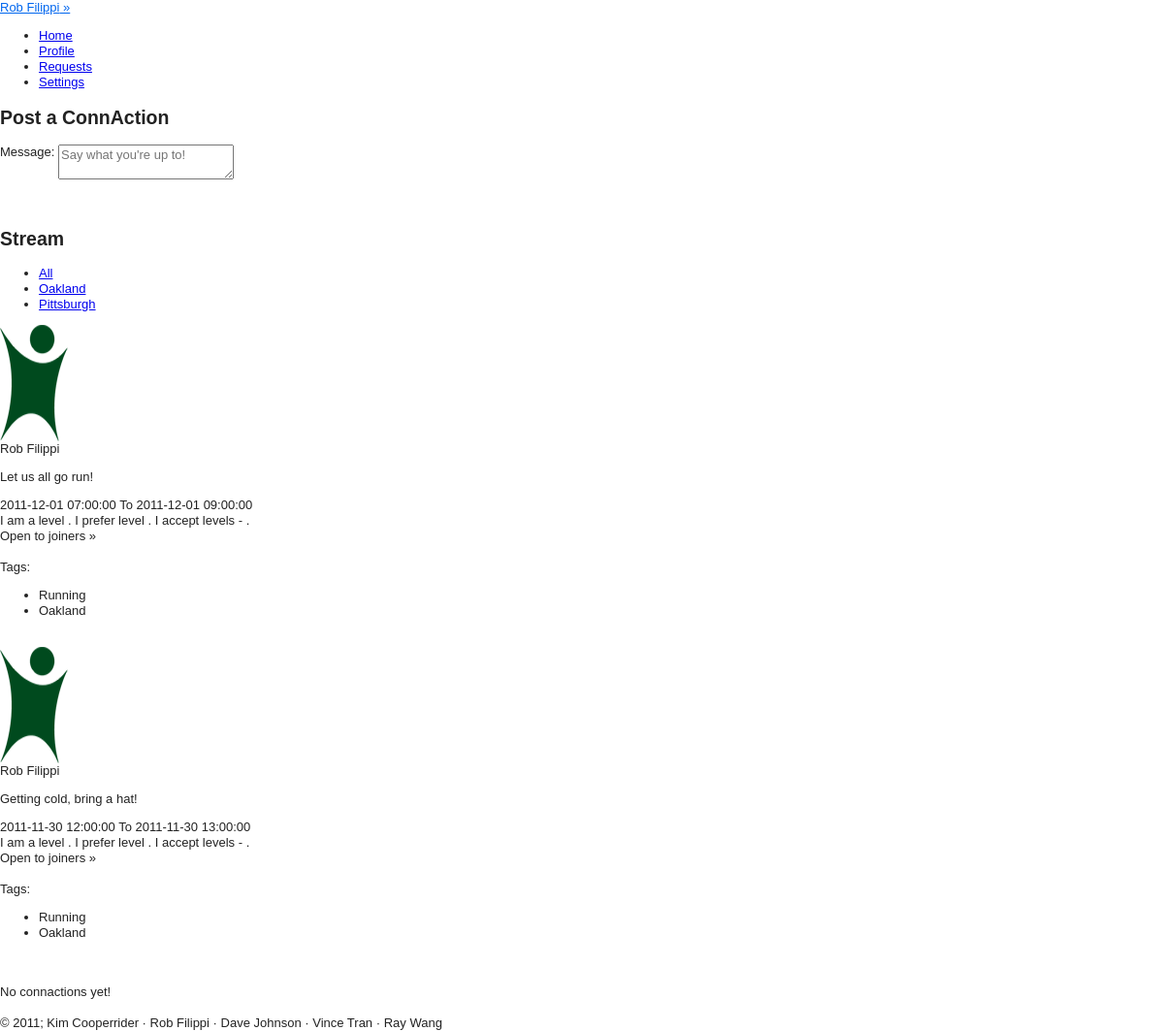
Screenshot of /views/home.php (signed in) with the database file from the repository.
### tables this page shows
CREATE TABLE IF NOT EXISTS `users` (
  `USER_ID` int(11) NOT NULL AUTO_INCREMENT,
  `PASSWORD` varchar(100) NOT NULL,
  `FIRST_NAME` char(20) DEFAULT NULL,
  `LAST_NAME` char(20) DEFAULT NULL,
  `STREET` varchar(25) DEFAULT NULL,
  `CITY` char(20) DEFAULT NULL,
  `STATE` char(2) DEFAULT NULL,
  `ZIP` int(11) DEFAULT NULL,
  `PHONE` char(12) DEFAULT NULL,
  `INTERESTS` varchar(4000) DEFAULT NULL,
  `PROFILE_PIC` varchar(45) NOT NULL DEFAULT 'public/images/avatar.png',
  `email` varchar(25) DEFAULT NULL,
  `DOB` date DEFAULT NULL,
  `GENDER` char(1) DEFAULT NULL,
  PRIMARY KEY (`USER_ID`)
);

CREATE TABLE IF NOT EXISTS `connactions` (
  `CONNACTION_ID` int(11) NOT NULL AUTO_INCREMENT,
  `POST_TIME` date NOT NULL,
  `USER_ID` int(11) NOT NULL,
  `LOCATION` varchar(255) NOT NULL,
  `START_TIME` datetime DEFAULT NULL,
  `MESSAGE` varchar(4000) DEFAULT NULL,
  `END_TIME` datetime DEFAULT NULL,
  `UNIQUE_NETWORK_ID` int(11) NOT NULL,
  `IS_PRIVATE` int(11) DEFAULT '0',
  PRIMARY KEY (`CONNACTION_ID`)
);

CREATE TABLE IF NOT EXISTS `unique_networks` (
  `UNIQUE_NETWORK_ID` int(11) NOT NULL AUTO_INCREMENT,
  `NETWORK_ID` int(11) DEFAULT NULL,
  `ACTIVITY_ID` int(11) DEFAULT NULL,
  PRIMARY KEY (`UNIQUE_NETWORK_ID`)
);

CREATE TABLE IF NOT EXISTS `activities` (
  `ACTIVITY_ID` int(11) NOT NULL AUTO_INCREMENT,
  `ACTIVITY_NAME` varchar(20) NOT NULL,
  PRIMARY KEY (`ACTIVITY_ID`)
);

CREATE TABLE IF NOT EXISTS `networks` (
  `NETWORK_ID` int(11) NOT NULL AUTO_INCREMENT,
  `AREA` varchar(25) NOT NULL,
  `STATE` varchar(2) NOT NULL,
  PRIMARY KEY (`NETWORK_ID`)
);

### views/config.php (called while the page is built, shortened)
<?php
include("functions_connactions.php");
	function cookieExists(){
		if(isset($_COOKIE['ID_my_site']))
			return TRUE;
		else
			return FALSE;
	}
	function validCookie(){
		$username = $_COOKIE['ID_my_site'];
		$pass = $_COOKIE['Key_my_site'];
		$info = getDatabaseInfo("users", "email", $username);
			if ($pass != $info['PASSWORD']) {
				return FALSE;
			}
			else{
				return TRUE;
 			}
	}
	function getDatabaseInfo($table, $attribute, $value){
		$check = getResourceIDs($table, $attribute, $value);
		return mysql_fetch_array($check);
	}
	function getResourceIDs($table, $attribute, $value){
		$check = mysql_query("SELECT * FROM $table WHERE $attribute = '$value'")or die(mysql_error());
		return $check;
	}
	function getName(){
		if(cookieExists())
		{
			if (validCookie()) {
				$username = $_COOKIE['ID_my_site'];
				$info = getDatabaseInfo("users", "email", $username);
				return $info['FIRST_NAME'] . " " . $info['LAST_NAME'];
			}
		}
	}
	function getUserID(){
		if(cookieExists())
		{
			if (validCookie()) {
				$username = $_COOKIE['ID_my_site'];
				$info = getDatabaseInfo("users", "email", $username);
				return $info['USER_ID'];
			}
		}
	}
	function getUserName($userID){
		$info = getDatabaseInfo("users", "user_id", $userID);
		return $info['FIRST_NAME'] . " " . $info['LAST_NAME'];
	}
	function getNetworkID($networkName){
		$network = getDatabaseInfo("networks","area", $networkName);
		$networkID = $network['NETWORK_ID'];
		return $networkID;
	}
	function getNetworkName($networkID){
		$network = getDatabaseInfo("networks", "network_id", $networkID);
		$networkName = $network['AREA'];
		return $networkName;
	}
	function getNetworkNames(){
		$userID = getUserID();
		$networkName = array();
		$index = 0;
		$resourceID = getResourceIDs("user_networks", "user_id", $userID);
		while($info = mysql_fetch_array($resourceID)){
			$uniqueNetwork = getDatabaseInfo("unique_networks","unique_network_id", $info['UNIQUE_NETWORK_ID']);
			$networkID = $uniqueNetwork['NETWORK_ID'];
			if($index == 0){
				$previousID = $networkID;
				$index++;
				$networkName[] = getNetworkName($networkID);
			}
			else{
				if($previousID != $networkID){
					$previousID = $networkID;
					$networkName[] = getNetworkName($networkID);
				}
			}
		}
		return $networkName;
	}
?>

### views/functions_connactions.php (called while the page is built, shortened)
<?
	function getConnactions($n_aID, $option){
		$connactionUsers = array();
		if($option == 0){
			$result = mysql_query("SELECT * FROM connactions WHERE activity_id = '$n_aID' ORDER BY connaction_id DESC")or die(mysql_error());
			while($info = mysql_fetch_array($result)){
				$connactionUsers[] = $info;
			}
			return $connactionUsers;
		}
		else if($option == 1){
			$getsubscract = "select distinct ua.activity_id from user_activities ua, user_networks usn, unique_networks un where ua.user_id = ".getUserID()." and usn.user_id = ".getUserID()." and un.network_id = ".$n_aID." and usn.unique_network_id = un.unique_network_id";
			$string = "";
			$stuff = mysql_query($getsubscract);
			while($info = mysql_fetch_array($stuff)){
				$string = $string."'".$info[0]."',";
			}
			$string = substr($string, 0, strlen($string)-1);
			$getun = "select unique_network_id from unique_networks where network_id = ".$n_aID." and activity_id in(".$string.")";
			$string1 ="";
			$stuff = mysql_query($getun);
			while($info = mysql_fetch_array($stuff)){
				$string1 = $string1."'".$info[0]."',";
			}
			$string1 = substr($string1, 0, strlen($string1)-1);
			$query = "SELECT * FROM connactions WHERE unique_network_id in (".$string1.") ORDER BY connaction_id DESC";
			$result = mysql_query($query)or die(mysql_error());
			while($info = mysql_fetch_array($result)){
				$connactionUsers[] = $info;
			}
			return $connactionUsers;
		}
		else{
			return "error";
		}
	}
?>

### views/home.php (the view, shortened to what this page needs)
<?
	include("header.php");
	if(cookieExists() && validCookie()):
	?>
		<div class="page">
			<form action="<?php echo $_SERVER['PHP_SELF']?>" method="post">
			<div id="postConnaction">
				<div id="postHeader">
					<h2>Post a ConnAction</h2>
				</div>
				<div id="postBoxes">
					<div id="messageBox">Message: <textarea id="message" name="message" placeholder="Say what you're up to!" maxlength="4000"></textarea></div>
							<?php
								$networks = getNetworkNames();
							?>
				</div>
			</div>
			</form>
				<br/><br/>
				<h2>Stream</h2>
				<div class="main feeds-container">
					<ul class="feeds">
						<li id="link_feeds_all" class="link_stream"><a href="#">All</a></li>
						<?
						$networkNames = getNetworkNames();
						foreach ($networkNames as $network): ?>
							<li id="<? echo $network; ?>" class="link_stream"><a href="#"><? echo $network; ?></a></li>
							<? endforeach; ?>
					</ul>
				 <? $networkNames = getNetworkNames();
					foreach ($networkNames as $network) { ?>
					<div class="stream" id="stream_<? echo $network; ?>">
				<? $connactions = getConnactions(getNetworkID($network), 1);
					if ($connactions) {
					foreach($connactions as $post){
						$userID = $post[2];
						$startTime = $post[4];
						$message = $post[5];
						$endTime = $post[6];
						$unique_network_ID = $post[7];
						$act = mysql_query("select activity_id from unique_networks where unique_network_id = ".$unique_network_ID);
						$net = mysql_query("select network_id from unique_networks where unique_network_id = ".$unique_network_ID);
						$net1 = mysql_fetch_array($net);
						$act1 = mysql_fetch_array($act);
						$networkID = $net1[0];
						$activityID = $act1[0];
					?>
						<div class="post">
							<div class="post-author">
								<img src="<? echo getUserPic($userID); ?>" height="120"/><br/>
								<? echo getUserName($userID) ?>
							</div>
							<div class="post-body">
								<p class="quote"><? echo $message; ?></p>
								<?
									echo $startTime." To ".$endTime?>
							<div class="post-levels">
							<form method="post" action="<?php echo $_SERVER['PHP_SELF']?>">
									I am a level <?php echo getActivityLevel($userID,$activityID, 3); ?>.
									I prefer level <?php echo getActivityLevel($userID,$activityID, 2); ?>.
									I accept levels <?php echo getActivityLevel($userID,$activityID, 0); ?>-
									<? echo getActivityLevel($userID,$activityID, 1); ?>.
								<br/>
								Open to joiners&nbsp;&raquo;
									</form>
							</div>
							<br/>
									Tags:
									<ul class="tags">
										<li><?php echo getActivity($activityID); ?></li>
										<li><?php echo getNetworkName($networkID); ?></li>
									</ul>
							<br/>
							</div>
						</div>
		<?		}		 ?>
	<?  } else echo "<br/>No connactions yet!<br/><br/>"; ?>
	</div>
	<? }
	echo "</div>";
	echo "</div>";
	?>
<? endif; ?>
<? include('footer.php'); ?>

### views/header.php (shortened to what this page needs)
<? include_once("config.php"); ?>
<!DOCTYPE HTML>
<html>
<head>
<link type="text/css" rel="stylesheet" href="../styles/defaults.css"/>
<link type="text/css" rel="stylesheet/less" href="../styles/style.less"/>
<link type="text/css" rel="stylesheet/less" href="../styles/posts.less"/>
<link type="text/css" rel="stylesheet/less" href="../styles/sidebar.less"/>
<link type="text/css" rel="stylesheet" href="../styles/demo_table.css"/>
<link type="text/css" rel="stylesheet" href="../styles/validationEngine.jquery.css" />
<link type="text/css" rel="stylesheet" href="../styles/jquery.fancybox-1.3.4.css" />
</head>
<body>
<div id="container">
	<header>
	<a id="user_login" href="#"><? echo getName(); ?>&nbsp;&raquo;</a>
			<span id="top-nav">
				<ul id="nav">
					<li class="headerlink" id="link_home"><a class="top_links" id="home" href="home.php">Home</a></li>
					<li class="headerlink" id="link_profile"><a class="top_links" id="profile" href="profile.php">Profile</a></li>
					<li class="headerlink" id="link_requests"><a class="top_links" id="requests" href="requests.php">Requests</a></li>
					<li class="headerlink" id="link_settings"><a class="top_links" id="settings" href="settings.php">Settings</a></li>
				</ul>
			</span>
	</header>
	<div id="content">

### styles/defaults.css (style rules this page uses)
article, aside, details, figcaption, figure, footer, header, hgroup, nav, section { display: block; }
html { font-size: 100%; overflow-y: scroll; -webkit-text-size-adjust: 100%; -ms-text-size-adjust: 100%; }
body { margin: 0; font-size: 13px; line-height: 1.231; }
body, button, input, select, textarea { font-family: sans-serif; color: #222; }
a { color: #00e; }
ul, ol { margin: 1em 0; padding: 0 0 0 40px; }
img { border: 0; -ms-interpolation-mode: bicubic; vertical-align: middle; }
form { margin: 0; }
button, input, select, textarea { font-size: 100%; margin: 0; vertical-align: baseline; *vertical-align: middle; }
textarea { overflow: auto; vertical-align: top; resize: vertical; }

### rows the page displays
users: getName() "Rob Filippi"
connactions: USER_ID.PROFILE_PIC (placeholder picture), USER_ID.LAST_NAME "Rob Filippi", MESSAGE "Let us all go run!", START_TIME "2011-12-01 07:00:00", END_TIME "2011-12-01 09:00:00", UNIQUE_NETWORK_ID.ACTIVITY_NAME "Running", UNIQUE_NETWORK_ID.AREA "Oakland"
connactions: USER_ID.PROFILE_PIC (placeholder picture), USER_ID.LAST_NAME "Rob Filippi", MESSAGE "Getting cold, bring a hat!", START_TIME "2011-11-30 12:00:00", END_TIME "2011-11-30 13:00:00", UNIQUE_NETWORK_ID.ACTIVITY_NAME "Running", UNIQUE_NETWORK_ID.AREA "Oakland"

### other values shown
$network "Oakland"
$network "Pittsburgh"
